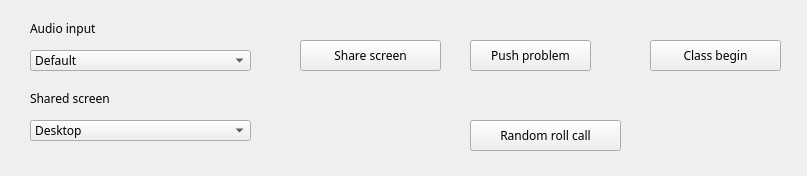
<?xml version="1.0" encoding="UTF-8"?>
<ui version="4.0">
 <class>TeacherMainPage</class>
 <widget class="QWidget" name="TeacherMainPage">
  <property name="geometry">
   <rect>
    <x>0</x>
    <y>0</y>
    <width>807</width>
    <height>176</height>
   </rect>
  </property>
  <property name="font">
   <font>
    <family>AcadEref</family>
   </font>
  </property>
  <property name="windowTitle">
   <string>Form</string>
  </property>
  <widget class="QLabel" name="label">
   <property name="geometry">
    <rect>
     <x>30</x>
     <y>20</y>
     <width>131</width>
     <height>16</height>
    </rect>
   </property>
   <property name="text">
    <string>Audio input</string>
   </property>
  </widget>
  <widget class="QComboBox" name="cb_audiodevice">
   <property name="geometry">
    <rect>
     <x>30</x>
     <y>50</y>
     <width>221</width>
     <height>21</height>
    </rect>
   </property>
   <item>
    <property name="text">
     <string>Default</string>
    </property>
   </item>
  </widget>
  <widget class="QPushButton" name="b_togglestate">
   <property name="geometry">
    <rect>
     <x>650</x>
     <y>40</y>
     <width>131</width>
     <height>31</height>
    </rect>
   </property>
   <property name="text">
    <string>Class begin</string>
   </property>
  </widget>
  <widget class="QPushButton" name="b_sharescreen">
   <property name="geometry">
    <rect>
     <x>300</x>
     <y>40</y>
     <width>141</width>
     <height>31</height>
    </rect>
   </property>
   <property name="text">
    <string>Share screen</string>
   </property>
  </widget>
  <widget class="QPushButton" name="b_pushprob">
   <property name="geometry">
    <rect>
     <x>470</x>
     <y>40</y>
     <width>121</width>
     <height>31</height>
    </rect>
   </property>
   <property name="text">
    <string>Push problem</string>
   </property>
  </widget>
  <widget class="QPushButton" name="b_randcall">
   <property name="geometry">
    <rect>
     <x>470</x>
     <y>120</y>
     <width>151</width>
     <height>31</height>
    </rect>
   </property>
   <property name="text">
    <string>Random roll call</string>
   </property>
  </widget>
  <widget class="QLabel" name="lbl_called">
   <property name="geometry">
    <rect>
     <x>470</x>
     <y>90</y>
     <width>72</width>
     <height>15</height>
    </rect>
   </property>
   <property name="text">
    <string/>
   </property>
  </widget>
  <widget class="QComboBox" name="cb_vidwindow">
   <property name="geometry">
    <rect>
     <x>30</x>
     <y>120</y>
     <width>221</width>
     <height>21</height>
    </rect>
   </property>
   <item>
    <property name="text">
     <string>Desktop</string>
    </property>
   </item>
  </widget>
  <widget class="QLabel" name="label_2">
   <property name="geometry">
    <rect>
     <x>30</x>
     <y>90</y>
     <width>131</width>
     <height>16</height>
    </rect>
   </property>
   <property name="text">
    <string>Shared screen</string>
   </property>
  </widget>
 </widget>
 <resources/>
 <connections/>
</ui>
